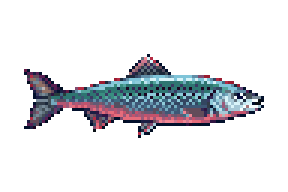
#> input picture art/raw/fish/fish-american-shad.png, 96 x 64 px, given in place of fish-rainbow-trout.png, which was not available (shown 3 times larger)
$ python pixellab_sheet.py
#> lines starting #> are read from the running program, lines starting #| are printed output that depends on the picture
"""Build sprites.png and sprites.json from the PixelLab art in art/raw.

This replaces the drawn sheet that run.py makes. Fish are 96 x 64, side view facing right; plants are 64 x 64 and are
centred in the same 96 x 64 cell. Every pixel of a creature is fully solid; the water and splashes are drawn by the page
(03-bestiary.js), which puts each fish on a little stage with water along the bottom.

Run from the repository root:  python3 tools/sprites/pixellab_sheet.py
"""
import json
import math
import os

from PIL import Image

ROOT = os.path.abspath(os.path.join(os.path.dirname(__file__), "..", ".."))
ART = os.path.join(ROOT, "art", "raw")
W, H, COLS = 96, 64, 8

FISH = """rainbow-trout steelhead brown-trout brook-trout golden-trout lahontan-cutthroat-trout lake-trout kokanee-salmon
chinook-salmon bass smallmouth-bass spotted-bass striped-bass bluegill redear-sunfish sunfish
crappie catfish brown-bullhead common-carp american-shad sacramento-pikeminnow black-rockfish vermilion-rockfish
cabezon lingcod kelp-bass california-sheephead barred-surfperch redtail-surfperch jacksmelt pacific-sanddab
starry-flounder halibut pacific-mackerel pacific-bonito yellowtail bluefin-tuna white-seabass white-sturgeon
leopard-shark sevengill-shark bat-ray dungeness-crab red-rock-crab california-spiny-lobster signal-crayfish market-squid""".split()
PLANTS = "queen-anthurium philodendron-gloriosum monstera-thai-constellation howards-dream juniper grape maple-grove redwood-grove".split()
FISH_ALIAS = {"trout": "rainbow-trout", "fish": "american-shad", "flatfish": "halibut", "shark": "leopard-shark", "sturgeon": "white-sturgeon",
              "tuna": "bluefin-tuna", "ray": "bat-ray", "crab": "dungeness-crab", "lobster": "california-spiny-lobster", "squid": "market-squid"}
PLANT_ALIAS = {"anthurium": "queen-anthurium", "gloriosum": "philodendron-gloriosum", "monstera": "monstera-thai-constellation", "orchid": "howards-dream",
               "bonsai": "juniper", "grove": "maple-grove", "plant": "philodendron-gloriosum"}


def main():
    sheet = Image.new("RGBA", (W * COLS, H * math.ceil((len(FISH) + 2 * len(PLANTS)) / COLS)), (0, 0, 0, 0))
#> sheet: PIL image 768x512 RGBA; every value is 0
    out = {"size": [W, H], "sheet": "sprites.png", "divers": [], "fish": {}, "fishAlias": FISH_ALIAS, "plants": {}, "plantAlias": PLANT_ALIAS}
    n = 0

    def place(img, key, group):
        nonlocal n
        col, row = n % COLS, n // COLS
        sheet.paste(img, (col * W, row * H))
        out[group][key] = [col, row]
        n += 1

    for name in FISH:
        src = Image.open(os.path.join(ART, "fish", "fish-" + name + ".png")).convert("RGBA")
#> src is the input picture: PIL image 96x64 RGBA; mean R, G, B, A 18.2, 19.2, 22.7, 47.7
        cell = Image.new("RGBA", (W, H), (0, 0, 0, 0))
#> cell: PIL image 96x64 RGBA; every value is 0
        cell.alpha_composite(src.crop((0, 0, W, H)))
        px = cell.load()
        for y in range(H):   # the creature is fully solid; anything half-solid is made solid so the page reads it as creature
            for x in range(W):
                if 0 < px[x, y][3] < 255:
                    px[x, y] = px[x, y][:3] + (255,)
        place(cell, name, "fish")
#> in place, `sheet.paste(img, (col * W, row * H))`:
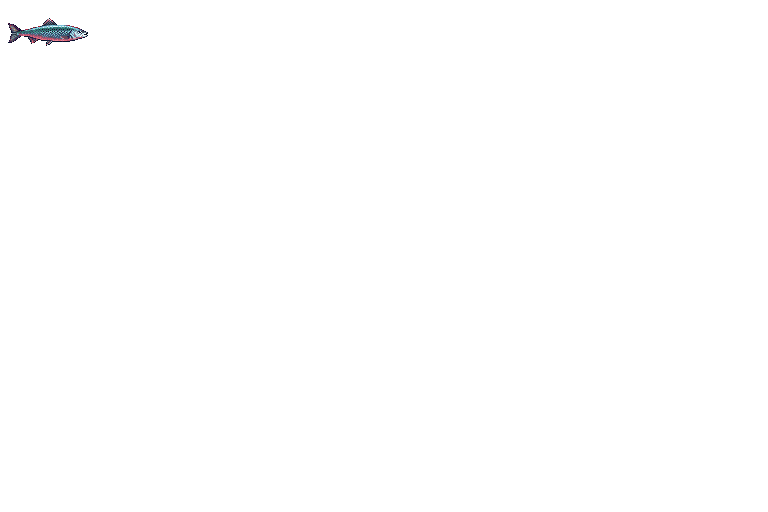
#> sheet: PIL image 768x512 RGBA; mean R, G, B, A 0.3, 0.3, 0.4, 0.7; transparent parts drawn white
#> pass 2 of the loop in main, `for name in FISH:`:
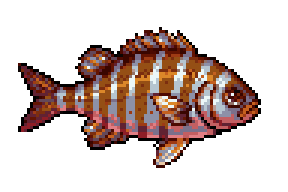
#> input picture art/raw/fish/fish-barred-surfperch.png, 96 x 64 px, given in place of fish-steelhead.png, which was not available (shown 3 times larger)
#> in main, src is the input picture: PIL image 96x64 RGBA; mean R, G, B, A 44.2, 28, 23.9, 87.4
#> in place (call 2), `sheet.paste(img, (col * W, row * H))`:
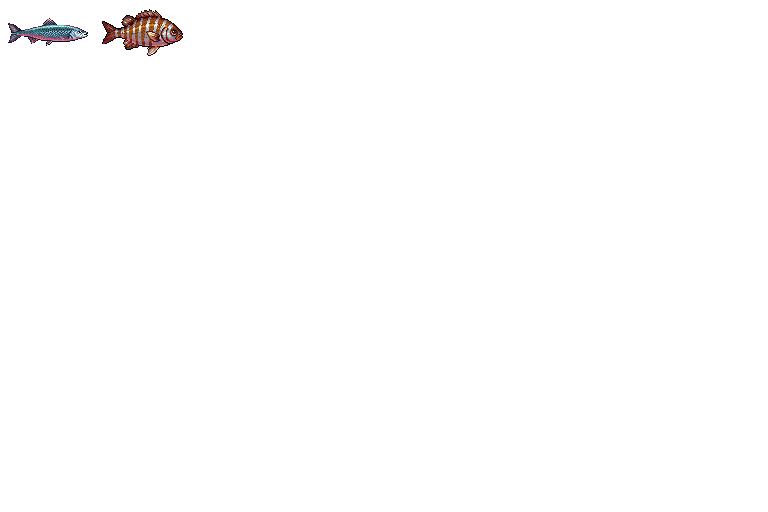
#> sheet: PIL image 768x512 RGBA; mean R, G, B, A 1, 0.7, 0.7, 2.1; transparent parts drawn white
    for name in PLANTS:
        for suffix in ("", "-dead"):
            src = Image.open(os.path.join(ART, "plants", "plant-" + name + suffix + ".png")).convert("RGBA")
            cell = Image.new("RGBA", (W, H), (0, 0, 0, 0))
            cell.alpha_composite(src, ((W - src.width) // 2, H - src.height))
            place(cell, name + ("~dead" if suffix else ""), "plants")
    sheet.save(os.path.join(ROOT, "sprites.png"))
    with open(os.path.join(ROOT, "sprites.json"), "w") as f:
        json.dump(out, f)
    print("wrote", n, "pictures")


if __name__ == "__main__":
#> (the run stopped early here; a loop or call above may not have finished)
